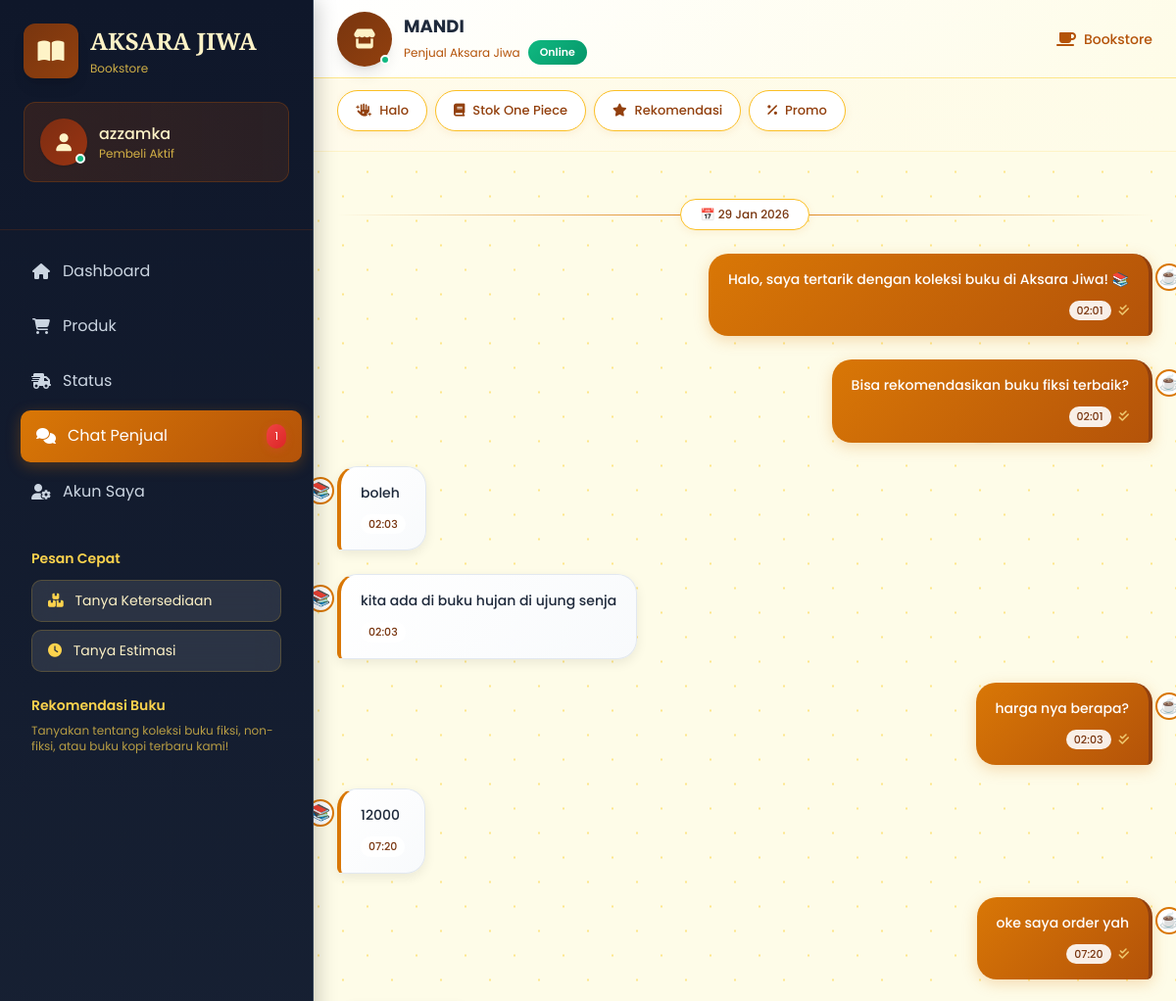
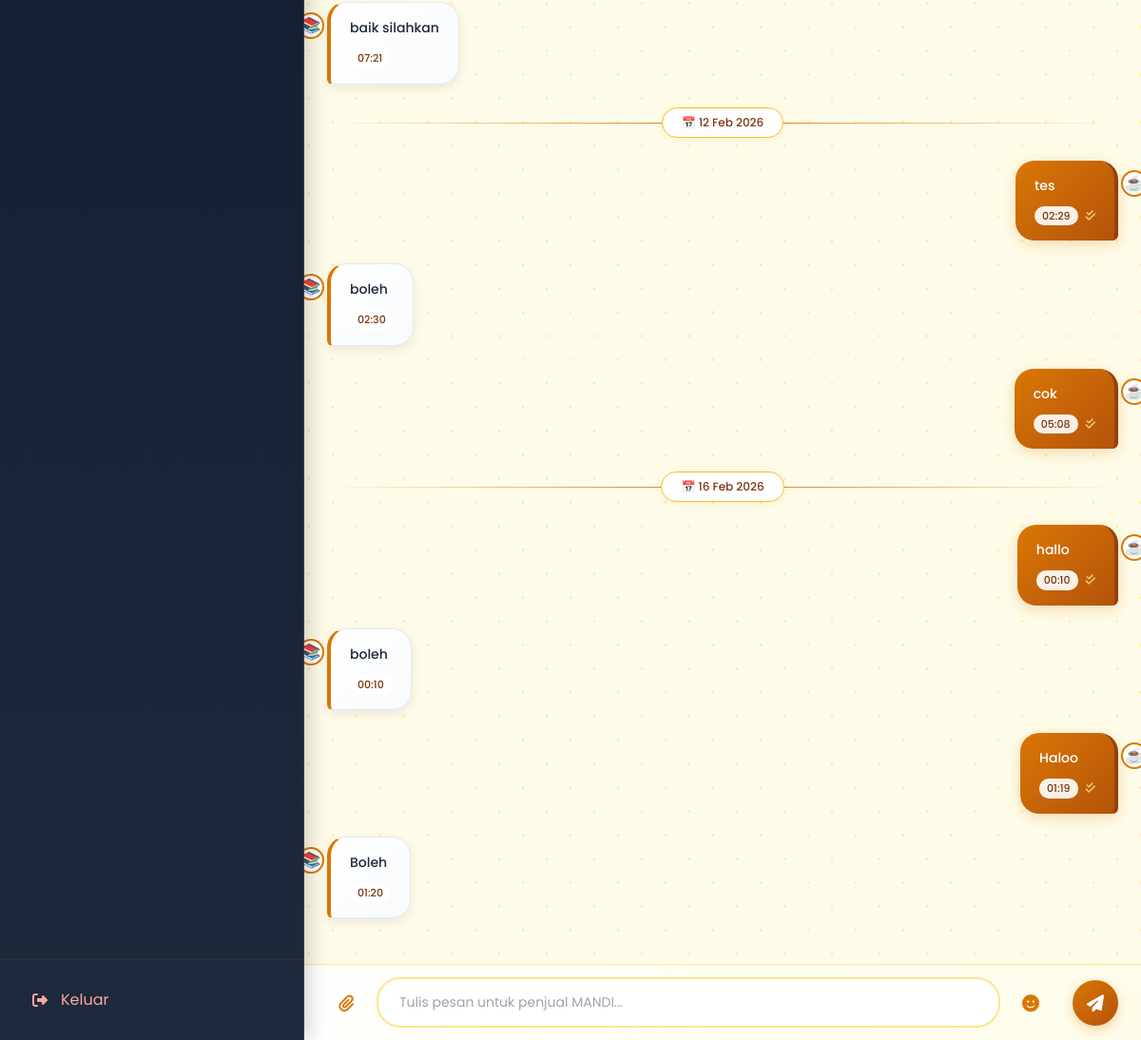
Screenshot of /pembeli/pesan.php?id_penjual=8&id_produk=7 (signed in) with the database file from the repository (2 pictures, top to bottom).
### tables this page shows
CREATE TABLE `produk` (
  `id_produk` int(11) NOT NULL,
  `id_penjual` int(11) DEFAULT NULL,
  `nama_buku` varchar(150) DEFAULT NULL,
  `id_kategori` int(11) DEFAULT NULL,
  `gambar` varchar(255) NOT NULL,
  `stok` int(11) DEFAULT NULL,
  `harga` int(11) DEFAULT NULL,
  `modal` int(11) DEFAULT NULL,
  `deskripsi` text DEFAULT NULL,
  `created_at` timestamp NOT NULL DEFAULT current_timestamp()
);

CREATE TABLE `users` (
  `id_user` int(11) NOT NULL,
  `nik` char(16) NOT NULL,
  `nama` varchar(100) NOT NULL,
  `email` varchar(100) DEFAULT NULL,
  `image` varchar(255) NOT NULL,
  `password` varchar(255) NOT NULL,
  `role` enum('super_admin','penjual','pembeli') NOT NULL,
  `status` enum('online','offline','nonaktif') DEFAULT 'offline',
  `last_activity` datetime DEFAULT NULL,
  `created_at` timestamp NOT NULL DEFAULT current_timestamp(),
  `updated_at` timestamp NOT NULL DEFAULT current_timestamp() ON UPDATE current_timestamp(),
  `alamat` varchar(255) NOT NULL,
  `last_photo_update` datetime DEFAULT NULL,
  `reset_token` varchar(255) DEFAULT NULL,
  `reset_expired` datetime DEFAULT NULL,
  `norek` varchar(50) DEFAULT NULL,
  `nama_bank` varchar(50) DEFAULT NULL,
  `qris` varchar(255) DEFAULT NULL
);

CREATE TABLE `messages` (
  `id_message` int(11) NOT NULL,
  `id_produk` int(11) NOT NULL,
  `sender_id` int(11) DEFAULT NULL,
  `receiver_id` int(11) DEFAULT NULL,
  `message` text DEFAULT NULL,
  `created_at` timestamp NOT NULL DEFAULT current_timestamp(),
  `is_read` tinyint(4) DEFAULT 0
);

### pembeli/pesan.php (the view, shortened to what this page needs)
<?php
require '../auth/connection.php';
$pembeli_id   = $_SESSION['id_user'];
$pembeli_nama = $_SESSION['nama'];
$id_produk = isset($_GET['id_produk']) ? intval($_GET['id_produk']) : null;
if ($id_produk) {
    $qProduk = mysqli_query($conn, "
        SELECT p.id_produk, p.nama_buku,
               u.id_user AS id_penjual, u.nama AS nama_penjual
        FROM produk p
        JOIN users u ON p.id_penjual = u.id_user
        WHERE p.id_produk = '$id_produk'
    ");
    $produk = mysqli_fetch_assoc($qProduk);
    $penjual_id   = $produk['id_penjual'];
    $penjual_nama = $produk['nama_penjual'];
}
$whereProdukRead = $id_produk
    ? "AND id_produk='$id_produk'"
    : "AND id_produk IS NULL";
mysqli_query($conn, "
    UPDATE messages
    SET is_read = 1
    WHERE sender_id='$penjual_id'
      AND receiver_id='$pembeli_id'
      $whereProdukRead
");
$whereProdukChat = $id_produk
    ? "m.id_produk='$id_produk'"
    : "m.id_produk IS NULL";
$chatQuery = mysqli_query($conn, "
    SELECT m.*, u.nama AS sender_nama, u.role AS sender_role
    FROM messages m
    JOIN users u ON u.id_user = m.sender_id
    WHERE $whereProdukChat
    AND (
        (m.sender_id='$pembeli_id' AND m.receiver_id='$penjual_id')
        OR
        (m.sender_id='$penjual_id' AND m.receiver_id='$pembeli_id')
    )
    ORDER BY m.created_at ASC
");
$chatHistory = [];
while ($row = mysqli_fetch_assoc($chatQuery)) {
    $chatHistory[] = $row;
}
$unreadQuery = mysqli_query($conn, "
    SELECT COUNT(*) AS unread_count
    FROM messages
    WHERE receiver_id='$pembeli_id'
      AND sender_id='$penjual_id'
      $whereProdukRead
      AND is_read=0
");
$unreadData  = mysqli_fetch_assoc($unreadQuery);
$unreadCount = $unreadData['unread_count'] ?? 0;
?>
<!DOCTYPE html>
<html lang="id">
<head>
    <script src="https://cdn.tailwindcss.com"></script>
    <link rel="stylesheet" href="https://cdnjs.cloudflare.com/ajax/libs/font-awesome/6.4.0/css/all.min.css">
    <link rel="stylesheet" href="../style/pesan-pembeli.css">
</head>
<body>
    <div class="main-container">
        <div class="sidebar-left" id="sidebar">
            <div class="p-6 border-b border-amber-900/30">
                <div class="flex items-center gap-3 mb-6">
                    <div class="w-14 h-14 book-icon rounded-xl flex items-center justify-center shadow-lg">
                        <i class="fas fa-book-open text-2xl text-amber-100"></i>
                    </div>
                    <div>
                        <h1 class="text-2xl font-bold brand-font text-amber-100 mb-1">AKSARA JIWA</h1>
                        <p class="text-xs text-amber-300/80">Bookstore </p>
                    </div>
                </div>
                <div class="bg-gradient-to-r from-amber-900/30 to-amber-800/20 p-4 rounded-xl mb-6 border border-amber-700/30">
                    <div class="flex items-center gap-3">
                        <div class="relative">
                            <div class="w-12 h-12 coffee-icon rounded-full flex items-center justify-center shadow">
                                <i class="fas fa-user text-lg text-amber-100"></i>
                            </div>
                            <div class="online-indicator"></div>
                        </div>
                        <div>
                            <p class="font-medium text-amber-100"><?= htmlspecialchars($pembeli_nama) ?></p>
                            <p class="text-xs text-amber-300/80">Pembeli Aktif</p>
                        </div>
                    </div>
                </div>
            </div>
            <div class="flex-1 p-4">
                <nav class="space-y-1">
                    <a href="dashboard_pembeli.php" class="nav-item">
                        <i class="fas fa-home w-5 text-center"></i>
                        <span>Dashboard</span>
                    </a>
                    <a href="halaman-pesanan.php" class="nav-item">
                        <i class="fas fa-shopping-cart w-5 text-center"></i>
                        <span>Produk</span>
                    </a>
                    <a href="status.php" class="nav-item">
                        <i class="fas fa-truck-fast w-5 text-center"></i>
                        <span>Status</span>
                    </a>
                    <a href="pesan.php" class="nav-item active">
                        <i class="fas fa-comments w-5 text-center"></i>
                        <span>Chat Penjual</span>
                        <?php if($unreadCount > 0): ?>
                            <span class="unread-badge ml-auto"><?= $unreadCount ?></span>
                        <?php endif; ?>
                    </a>
                    <a href="my.php" class="nav-item">
                        <i class="fas fa-user-cog w-5 text-center"></i>
                        <span>Akun Saya</span>
                    </a>
                </nav>
                <div class="mt-8">
                    <h3 class="text-sm font-semibold text-amber-300 mb-3 px-4">Pesan Cepat</h3>
                    <div class="space-y-2 px-4">
                        <button onclick="quickMessage('Apakah buku ini tersedia stoknya? 📚')"
                                class="quick-action-btn">
                            <i class="fas fa-boxes text-amber-300 mr-2"></i>
                            Tanya Ketersediaan
                        </button>
                        <button onclick="quickMessage('Berapa estimasi pengiriman ke lokasi saya? 🚚')"
                                class="quick-action-btn">
                            <i class="fas fa-clock text-amber-300 mr-2"></i>
                            Tanya Estimasi
                        </button>
                    </div>
                </div>
                <div class="mt-6 px-4">
                    <h3 class="text-sm font-semibold text-amber-300 mb-2">Rekomendasi Buku</h3>
                    <div class="text-xs text-amber-300/70">
                        Tanyakan tentang koleksi buku fiksi, non-fiksi, atau buku kopi terbaru kami!
                    </div>
                </div>
            </div>
            <div class="p-4 border-t border-amber-900/30">
                <a href="../auth/logout.php" class="nav-item text-red-300 hover:text-red-200">
                    <i class="fas fa-sign-out-alt w-5 text-center"></i>
                    <span>Keluar</span>
                </a>
            </div>
        </div>
        <div class="chat-area">
            <div class="chat-header">
                <div class="flex items-center gap-3 flex-1">
                    <div class="relative">
                        <div class="w-14 h-14 book-icon rounded-full flex items-center justify-center shadow-lg">
                            <i class="fas fa-store text-xl text-amber-100"></i>
                        </div>
                        <div class="online-indicator"></div>
                    </div>
                    <div>
                        <h2 class="font-bold text-slate-800 text-lg"><?= htmlspecialchars($penjual_nama) ?></h2>
                        <div class="flex items-center gap-2">
                            <span class="text-xs text-amber-700">Penjual Aksara Jiwa</span>
                            <span class="status-badge">Online</span>
                        </div>
                    </div>
                </div>
                <div class="hidden md:flex items-center gap-2 text-amber-700">
                    <i class="fas fa-coffee"></i>
                    <span class="text-sm font-medium">Bookstore </span>
                </div>
            </div>
            <div class="bg-gradient-to-r from-amber-50 to-yellow-50 border-b border-amber-100 py-3 px-6">
                <div class="flex gap-2 overflow-x-auto pb-2">
                    <button onclick="quickMessage('Halo, saya tertarik dengan koleksi buku di Aksara Jiwa! 📚')"
                            class="quick-reply-btn">
                        <i class="fas fa-hand-sparkles mr-2"></i>Halo
                    </button>
                    <button onclick="quickMessage('Apakah One Piece Volume terbaru tersedia?')"
                            class="quick-reply-btn">
                        <i class="fas fa-book mr-2"></i>Stok One Piece
                    </button>
                    <button onclick="quickMessage('Bisa rekomendasikan buku fiksi terbaik?')"
                            class="quick-reply-btn">
                        <i class="fas fa-star mr-2"></i>Rekomendasi
                    </button>
                    <button onclick="quickMessage('Apakah ada promo untuk member? ☕')"
                            class="quick-reply-btn">
                        <i class="fas fa-percent mr-2"></i>Promo
                    </button>
                </div>
            </div>
            <div class="chat-messages-container scrollbar-thin p-6">
                <div class="book-decoration" style="top: 20%; right: 15%;">☕</div>
                <?php if(empty($chatHistory)): ?>
                    <div class="empty-state">
                        <div class="w-24 h-24 bg-gradient-to-br from-amber-100 to-yellow-100 rounded-full flex items-center justify-center mb-6 shadow-lg">
                            <i class="fas fa-comments text-4xl text-amber-600"></i>
                        </div>
                        <h3 class="text-xl font-bold text-slate-800 mb-3">Mulai Percakapan</h3>
                        <p class="text-amber-700 text-center max-w-sm mb-8">
                            Mulai obrolan dengan penjual <span class="font-semibold"><?= htmlspecialchars($penjual_nama) ?></span> untuk menanyakan buku, stok, atau informasi lainnya tentang koleksi Aksara Jiwa.
                        </p>
                        <button onclick="quickMessage('Halo, saya ingin bertanya tentang koleksi buku di Aksara Jiwa!')"
                                class="bg-gradient-to-r from-amber-500 to-amber-600 text-white px-8 py-3 rounded-full font-semibold hover:shadow-lg transition-all shadow-lg hover:scale-105">
                            <i class="fas fa-comment-medical mr-2"></i>Mulai Chat
                        </button>
                    </div>
                <?php else: ?>
                    <?php
                    $lastDate = null;
                    foreach ($chatHistory as $index => $m):
                        $messageDate = date('Y-m-d', strtotime($m['created_at']));
                        $today = date('Y-m-d');
                        $yesterday = date('Y-m-d', strtotime('-1 day'));
                        $displayDate = '';
                        if ($messageDate == $today) {
                            $displayDate = 'Hari ini';
                        } elseif ($messageDate == $yesterday) {
                            $displayDate = 'Kemarin';
                        } else {
                            $displayDate = date('d M Y', strtotime($m['created_at']));
                        }
                        if ($lastDate != $messageDate):
                    ?>
                        <div class="date-separator">
                            <span class="date-label">📅 <?= $displayDate ?></span>
                        </div>
                    <?php
                        endif;
                        $lastDate = $messageDate;
                    ?>
                    <div class="message-animation mb-6">
                        <?php if ($m['sender_id'] == $pembeli_id): ?>
                            <div class="flex justify-end">
                                <div class="message-buyer px-5 py-4">
                                    <div class="text-white text-sm font-medium">
                                        <?= htmlspecialchars($m['message']) ?>
                                    </div>
                                    <div class="flex items-center justify-end gap-2 mt-3">
                                        <span class="time-badge">
                                            <?= date('H:i', strtotime($m['created_at'])) ?>
                                        </span>
                                        <span class="text-xs text-amber-200 opacity-80">
                                            <i class="fas fa-check-double"></i>
                                        </span>
                                    </div>
                                </div>
                            </div>
                        <?php else: ?>
                            <div class="flex">
                                <div class="message-seller px-5 py-4">
                                    <div class="text-slate-800 text-sm font-medium">
                                        <?= htmlspecialchars($m['message']) ?>
                                    </div>
                                    <div class="flex items-center gap-2 mt-3">
                                        <span class="time-badge">
                                            <?= date('H:i', strtotime($m['created_at'])) ?>
                                        </span>
                                    </div>
                                </div>
                            </div>
                        <?php endif; ?>
                    </div>
                    <?php endforeach; ?>
                <?php endif; ?>
            </div>
            <form method="POST" class="input-container">
                <div class="flex items-center gap-3 w-full">
                    <button type="button" class="w-10 h-10 flex items-center justify-center text-amber-600 hover:text-amber-700 transition-colors">
                        <i class="fas fa-paperclip text-lg"></i>
                    </button>
                    <input type="text"
                           name="pesan"
                           required
                           placeholder="Tulis pesan untuk penjual <?= htmlspecialchars($penjual_nama) ?>..."
                           class="message-input"
                           id="messageInput"
                           autocomplete="off">
                    <button type="button" class="w-10 h-10 flex items-center justify-center text-amber-600 hover:text-amber-700 transition-colors">
                        <i class="fas fa-smile text-lg"></i>
                    </button>
                    <button type="submit" class="send-btn">
                        <i class="fas fa-paper-plane text-lg"></i>
                    </button>
                </div>
            </form>
        </div>
    </div>
</body>
</html>

### rows the page displays
produk: users.nama "MANDI", pesan "Tulis pesan untuk penjual MANDI..."
messages: created_at "29 Jan 2026", message "Halo, saya tertarik dengan koleksi buku di Aksara Jiwa! 📚", created_at "02:01"
messages: message "Bisa rekomendasikan buku fiksi terbaik?", created_at "02:01"
messages: message "boleh", created_at "02:03"
messages: message "kita ada di buku hujan di ujung senja", created_at "02:03"
messages: message "harga nya berapa?", created_at "02:03"
messages: message "12000", created_at "07:20"
messages: message "oke saya order yah", created_at "07:20"
messages: message "baik silahkan", created_at "07:21"
messages: created_at "12 Feb 2026", message "tes", created_at "02:29"
messages: message "boleh", created_at "02:30"
messages: message "cok", created_at "05:08"
messages: created_at "16 Feb 2026", message "hallo", created_at "00:10"
messages: message "boleh", created_at "00:10"
messages: message "Haloo", created_at "01:19"
messages: message "Boleh", created_at "01:20"

### other values shown
$pembeli_nama "azzamka"
$unreadCount "1"
